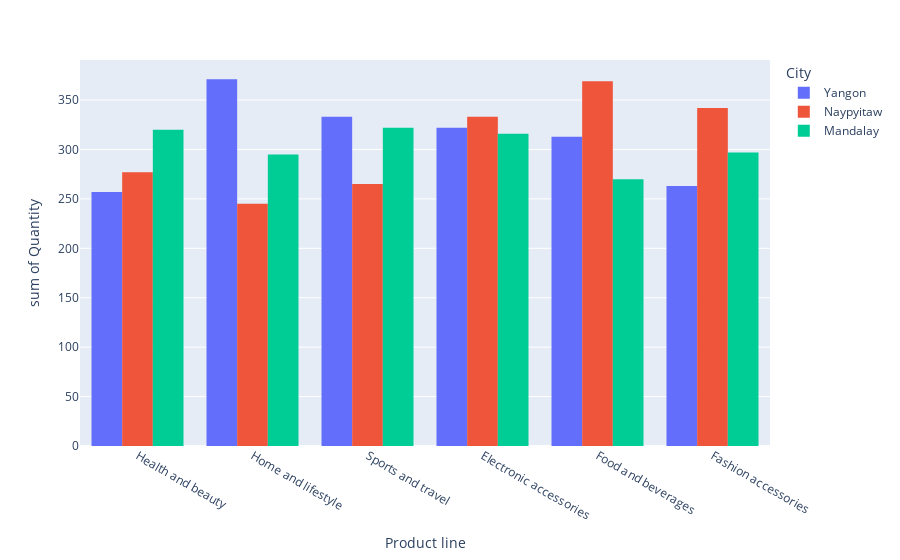

Here is the notebook cell this chart was saved with:
### Code cell
px.histogram(df, x=df["Product line"], y="Quantity", color=df["City"], barmode="group")

### Figure 1 — Plotly figure (JSON) as saved in the notebook; plotly's stock layout.template omitted (floating-point values rounded to 4 significant figures; data arrays with more than 128 entries replaced by an {"elided": "..."} marker saying what was removed)
{"data": [{"alignmentgroup": "True", "bingroup": "x", "histfunc": "sum", "hovertemplate": "City=Yangon<br>Product line=%{x}<br>sum of Quantity=%{y}<extra></extra>", "legendgroup": "Yangon", "marker": {"color": "#636efa", "pattern": {"shape": ""}}, "name": "Yangon", "offsetgroup": "Yangon", "orientation": "v", "showlegend": true, "type": "histogram", "x": {"elided": "340 str values"}, "xaxis": "x", "y": {"elided": "340 int values"}, "yaxis": "y"}, {"alignmentgroup": "True", "bingroup": "x", "histfunc": "sum", "hovertemplate": "City=Naypyitaw<br>Product line=%{x}<br>sum of Quantity=%{y}<extra></extra>", "legendgroup": "Naypyitaw", "marker": {"color": "#EF553B", "pattern": {"shape": ""}}, "name": "Naypyitaw", "offsetgroup": "Naypyitaw", "orientation": "v", "showlegend": true, "type": "histogram", "x": {"elided": "328 str values"}, "xaxis": "x", "y": {"elided": "328 int values"}, "yaxis": "y"}, {"alignmentgroup": "True", "bingroup": "x", "histfunc": "sum", "hovertemplate": "City=Mandalay<br>Product line=%{x}<br>sum of Quantity=%{y}<extra></extra>", "legendgroup": "Mandalay", "marker": {"color": "#00cc96", "pattern": {"shape": ""}}, "name": "Mandalay", "offsetgroup": "Mandalay", "orientation": "v", "showlegend": true, "type": "histogram", "x": {"elided": "332 str values"}, "xaxis": "x", "y": {"elided": "332 int values"}, "yaxis": "y"}], "layout": {"barmode": "group", "legend": {"title": {"text": "City"}, "tracegroupgap": 0}, "margin": {"t": 60}, "xaxis": {"anchor": "y", "domain": [0, 1], "title": {"text": "Product line"}}, "yaxis": {"anchor": "x", "domain": [0, 1], "title": {"text": "sum of Quantity"}}}}
